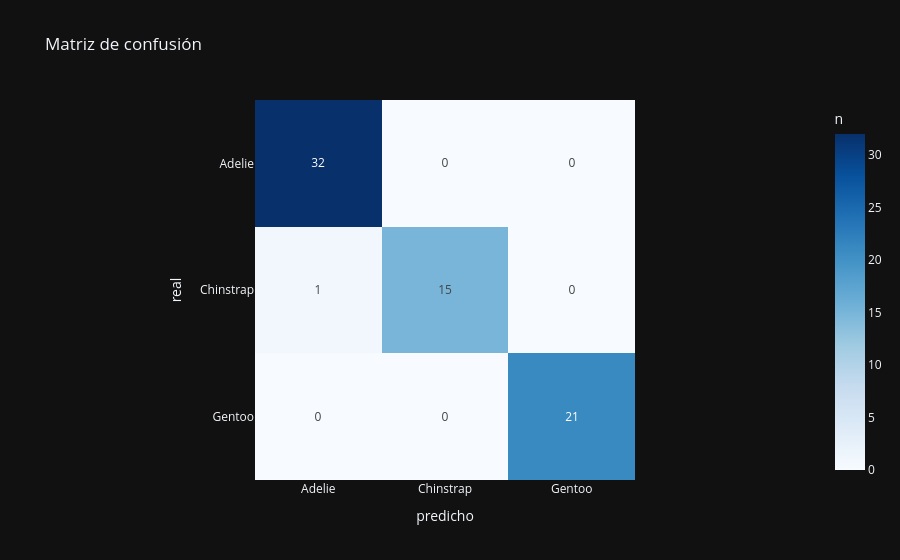

Notebook source saved alongside this figure:
### Markdown cell above
## 📊 5 · Evaluación

Desempeño sobre datos nunca vistos (set de test).

### Code cell
# 5 · Evaluación en test (datos nunca vistos)
from sklearn.metrics import classification_report, confusion_matrix, roc_curve, auc
y_pred = best.predict(X_test)
print(classification_report(y_test, y_pred))
labels = sorted(map(str, y.unique()))
cm = confusion_matrix(y_test, y_pred)
px.imshow(cm, x=labels, y=labels, text_auto=True, color_continuous_scale='Blues',
          labels=dict(x='predicho', y='real', color='n'), title='Matriz de confusión').show()
if y.nunique() == 2 and hasattr(best, 'predict_proba'):
    pos = sorted(y.unique())[-1]
    proba = best.predict_proba(X_test)[:, list(best.classes_).index(pos)]
    fpr, tpr, _ = roc_curve((y_test == pos).astype(int), proba)
    fig = go.Figure()
    fig.add_trace(go.Scatter(x=fpr, y=tpr, mode='lines', line=dict(color=ACCENT, width=3),
                             name=f'AUC = {auc(fpr, tpr):.3f}', fill='tozeroy'))
    fig.add_trace(go.Scatter(x=[0, 1], y=[0, 1], mode='lines',
                             line=dict(dash='dash', color='gray'), showlegend=False))
    fig.update_layout(title='Curva ROC', xaxis_title='FPR', yaxis_title='TPR', template='plotly_dark')
    fig.show()

### Figure 1 — Plotly figure (JSON) as saved in the notebook; plotly's stock layout.template omitted (floating-point values rounded to 4 significant figures)
{"data": [{"coloraxis": "coloraxis", "hovertemplate": "predicho: %{x}<br>real: %{y}<br>n: %{z}<extra></extra>", "name": "0", "texttemplate": "%{z}", "type": "heatmap", "x": ["Adelie", "Chinstrap", "Gentoo"], "xaxis": "x", "y": ["Adelie", "Chinstrap", "Gentoo"], "yaxis": "y", "z": [[32, 0, 0], [1, 15, 0], [0, 0, 21]]}], "layout": {"coloraxis": {"autocolorscale": false, "colorbar": {"title": {"text": "n"}}, "colorscale": [[0.0, "rgb(247,251,255)"], [0.125, "rgb(222,235,247)"], [0.25, "rgb(198,219,239)"], [0.375, "rgb(158,202,225)"], [0.5, "rgb(107,174,214)"], [0.625, "rgb(66,146,198)"], [0.75, "rgb(33,113,181)"], [0.875, "rgb(8,81,156)"], [1.0, "rgb(8,48,107)"]]}, "title": {"text": "Matriz de confusión"}, "xaxis": {"anchor": "y", "constrain": "domain", "domain": [0.0, 1.0], "scaleanchor": "y", "title": {"text": "predicho"}}, "yaxis": {"anchor": "x", "autorange": "reversed", "constrain": "domain", "domain": [0.0, 1.0], "title": {"text": "real"}}}}
